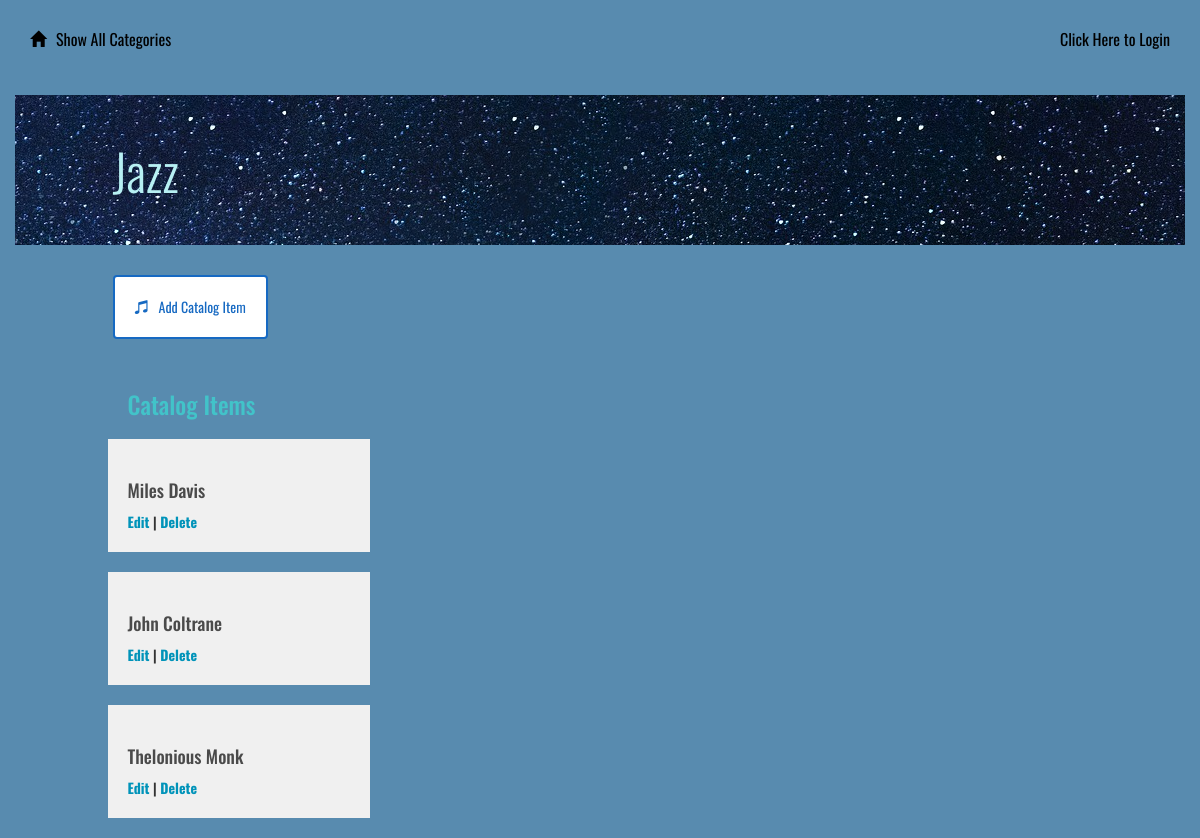
The app's page /catalog/Jazz/items with its own data.
### models.py (models this page shows, shortened)
class Category(Base):
    __tablename__ = 'category'
    id = Column(Integer, primary_key=True)
    name = Column(String(250), nullable=False)
    user_id = Column(Integer, ForeignKey('user.id'))
    user = relationship(User)

class CatalogItem(Base):
    __tablename__ = 'catalog_item'
    name = Column(String(80), nullable=False)
    id = Column(Integer, primary_key=True)
    description = Column(String(1000))
    category_id = Column(Integer, ForeignKey('category.id'))
    category = relationship(Category)
    user_id = Column(Integer, ForeignKey('user.id'))
    user = relationship(User)

### application.py (the view)
@app.route('/catalog/<string:category>/items')
def showItemsInCategory(category):
    category_obj = session.query(Category).filter_by(name=category).one()
    items = session.query(CatalogItem).filter_by(
        category_id=category_obj.id).all()
    return render_template('catalog.html', category=category_obj, items=items)

### templates/catalog.html (shortened to what this page needs)
{% extends "main.html" %}
{% block content %}
{% include "header.html" %}
	<div class="row divider green">
		<div class="col-md-12"></div>
	</div>
	<div class="row banner menu">
		<div class="col-md-11 col-md-offset-1 padding-none">
			<a href="{{url_for('showItemsInCategory', category = category.name)}}">
				<h1>{{category.name}}</h1>
			</a>
		</div>
	</div>
	<div class="row padding-top padding-bottom">
		<div class="col-md-1"></div>
		<div class="col-md-11 padding-none">
			<a href="{{url_for('addNewCatalogItem' )}}">
				<button class="btn btn-default" id="new-catalog-item">
					<span class="glyphicon glyphicon-music" aria-hidden="true"></span>Add Catalog Item
				</button>
			</a>
		</div>
		<div class="col-md-7"></div>
	</div>
	{% if items !=[] %}
		<div class="row">
			<div class="col-md-1"></div>
			<div class="col-md-3">
				<h2>Catalog Items</h2>
					{% for i in items %}
						<div class="catalog-item">
							<a href='{{url_for('viewCatalogItem', category=category.name, item=i.name )}}'><h3>{{i.name}}</h3></a>
							<a href='{{url_for('editCatalogItem', item=i.name ) }}'>Edit</a> |
							<a href='{{url_for('deleteItem', item=i.name ) }}'>Delete</a>
						</div>
					{% endfor %}
			</div>
			<div class="col-md-1"></div>
		</div>
	{% endif %}
{% endblock %}

### static/styles.css (style rules this page uses)
* { font-family: "Oswald", sans-serif; font-weight: 700; }
body { background-color: rgb(88, 139, 175); }
h1 { font-family: "Oswald", sans-serif; font-size: 50px; color: rgb(183, 240, 243); line-height: 60px; font-weight: 300; }
h2 { font-size: 24px; color: #42C3C9; line-height: 29px; }
h3 { font-size: 18px; color: #4A4A4A; line-height: 23px; }
a { font-size: 14px; color: #0093B9; line-height: 17px; }
.padding-top { padding-top: 30px; }
.padding-bottom { padding-bottom: 30px; }
.padding-none { padding: 0; }
.btn { padding: 20px; margin: 0; border-color: #1669C2; border-width: 2px; color: #1669C2; ; }
.glyphicon { margin-right: 10px; }
.divider { height: 15px; }
.banner.menu { height: 150px; background: url("/static/milky-way.jpg"); }
.banner h1 { margin: 45px 0; }
.catalog-item { background: #F0F0F0; padding: 20px; margin: 20px; margin-left: -20px; }

### records on screen
Category: name "Jazz"
CatalogItem: name "Miles Davis"
CatalogItem: name "John Coltrane"
CatalogItem: name "Thelonious Monk"
